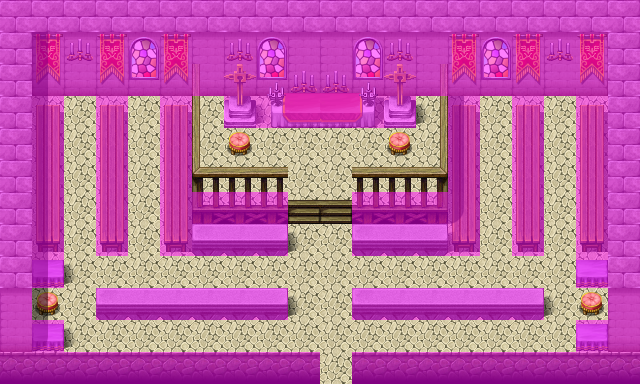

A level layout from a 2D game, rendered from its tile map. Below: a short description, then the map file with tile-grid data replaced by summaries:
An orthogonal 20x12 tile map with 32x32 px tiles, 4 tile layers (Ground, Objects, Above, Walkable), 16 tilesets and 5 objects (4x spawn, mapchange).

<map version="1.0" orientation="orthogonal" width="20" height="12" tilewidth="32" tileheight="32">
    <tileset firstgid="1" name="map_28" tilewidth="32" tileheight="32">
        <image source="../drawable/map_28.png" />
    </tileset>
    <tileset firstgid="65" name="map_25" tilewidth="32" tileheight="32">
        <image source="../drawable/map_25.png" />
    </tileset>
    <tileset firstgid="129" name="map_5" tilewidth="32" tileheight="32">
        <image source="../drawable/map_5.png" />
    </tileset>
    <tileset firstgid="193" name="map_11" tilewidth="32" tileheight="32">
        <image source="../drawable/map_11.png" />
    </tileset>
    <tileset firstgid="257" name="map_9" tilewidth="32" tileheight="32">
        <image source="../drawable/map_9.png" />
    </tileset>
    <tileset firstgid="321" name="map_24" tilewidth="32" tileheight="32">
        <image source="../drawable/map_24.png" />
    </tileset>
    <tileset firstgid="385" name="map_10" tilewidth="32" tileheight="32">
        <image source="../drawable/map_10.png" />
    </tileset>
    <tileset firstgid="449" name="map_3" tilewidth="32" tileheight="32">
        <image source="../drawable/map_3.png" />
    </tileset>
    <tileset firstgid="513" name="map_14" tilewidth="32" tileheight="32">
        <image source="../drawable/map_14.png" />
    </tileset>
    <tileset firstgid="577" name="map_12" tilewidth="32" tileheight="32">
        <image source="../drawable/map_12.png" />
    </tileset>
    <tileset firstgid="641" name="map_23" tilewidth="32" tileheight="32">
        <image source="../drawable/map_23.png" />
    </tileset>
    <tileset firstgid="705" name="map_8" tilewidth="32" tileheight="32">
        <image source="../drawable/map_8.png" />
    </tileset>
    <tileset firstgid="769" name="map_7" tilewidth="32" tileheight="32">
        <image source="../drawable/map_7.png" />
    </tileset>
    <tileset firstgid="833" name="map_0" tilewidth="32" tileheight="32">
        <image source="../drawable/map_0.png" />
    </tileset>
    <tileset firstgid="897" name="map_1" tilewidth="32" tileheight="32">
        <image source="../drawable/map_1.png" />
    </tileset>
    <tileset firstgid="961" name="map_2" tilewidth="32" tileheight="32">
        <image source="../drawable/map_2.png" />
    </tileset>
    <layer name="Ground" width="20" height="12">
        <data>[240 cells, 240 non-empty, 7 distinct tile ids]</data>
    </layer>
    <layer name="Objects" width="20" height="12">
        <data>[240 cells, 106 non-empty, 26 distinct tile ids]</data>
    </layer>
    <layer name="Above" width="20" height="12">
        <data>[240 cells, 30 non-empty, 11 distinct tile ids]</data>
    </layer>
    <layer name="Walkable" width="20" height="12">
        <data>[240 cells, 159 non-empty, 1 distinct tile ids]</data>
    </layer>
    <objectgroup name="Mapevents">
        <object name="south" type="mapchange" x="320" y="352" width="32" height="32">
            <properties>
                <property name="map" value="remgard0" />
                <property name="place" value="remgard_church" />
            </properties>
        </object>
    </objectgroup>
    <objectgroup name="Spawn">
        <object name="skylenar" type="spawn" x="256" y="128" width="128" height="64">
            <properties>
                <property name="spawngroup" value="skylenar" />
            </properties>
        </object>
        <object name="atash" type="spawn" x="480" y="96" width="32" height="32">
            <properties>
                <property name="spawngroup" value="atash" />
            </properties>
        </object>
        <object name="remgard_guard" type="spawn" x="64" y="96" width="32" height="32">
            <properties>
                <property name="spawngroup" value="remgard_guard" />
            </properties>
        </object>
        <object name="chapelgoer" type="spawn" x="64" y="224" width="512" height="128">
            <properties>
                <property name="quantity" value="2" />
                <property name="spawngroup" value="chapelgoer" />
            </properties>
        </object>
    </objectgroup>
    <objectgroup name="Keys" />
</map>
